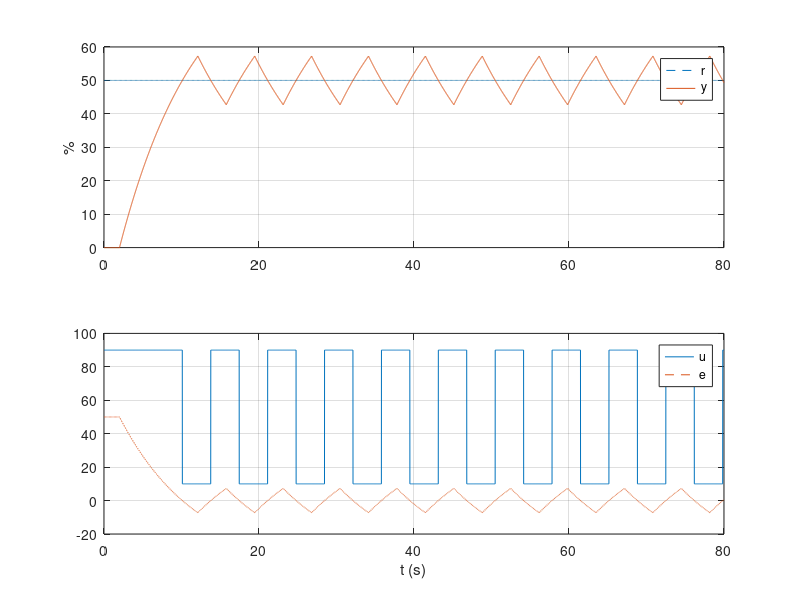

The MATLAB script that drew this image:
%% C7_Ej1_OnOff -- Notas: sección 7.2 (control on/off)
% QUÉ HACE   Controlador on/off (u = 90 % si e > 0, 10 % si e < 0) sobre el
%            proceso e^{-2s}/(10s+1), con referencia de 50 %.
% OBSERVE    La PV oscila alrededor de la referencia sin asentarse: el
%            controlador solo conoce el signo del error.
% ESPERADO   Oscilación sostenida entre unos 42 % y 58 % (periodo ~ 8 s).
% EXPLORE    Quite el retardo (L = 0) y reduzca dt: ¿qué pasa con la oscilación?
%            Agregue una histéresis de ±2 % y compare la frecuencia de conmutación.
clear; close all; clc;

% [ini:onoff]
dt = 0.01;  t = 0:dt:80;  L = 2;  nL = round(L/dt);
r = 50;  y = zeros(size(t));  u = y;  buf = zeros(1, nL);  yk = 0;
for k = 1:numel(t)
    y(k) = yk;
    if r - yk > 0, u(k) = 90; else, u(k) = 10; end   % on/off
    sal = buf(1);  buf = [buf(2:end) u(k)];          % retardo de 2 s
    yk = yk + dt*(-yk + sal)/10;                     % proceso 1/(10s+1)
end
subplot(2,1,1); plot(t, r*ones(size(t)), '--', t, y); grid on; ylabel('%'); legend('r', 'y');
subplot(2,1,2); plot(t, u, t, r - y, '--'); grid on; xlabel('t (s)'); legend('u', 'e');
% [fin:onoff]
